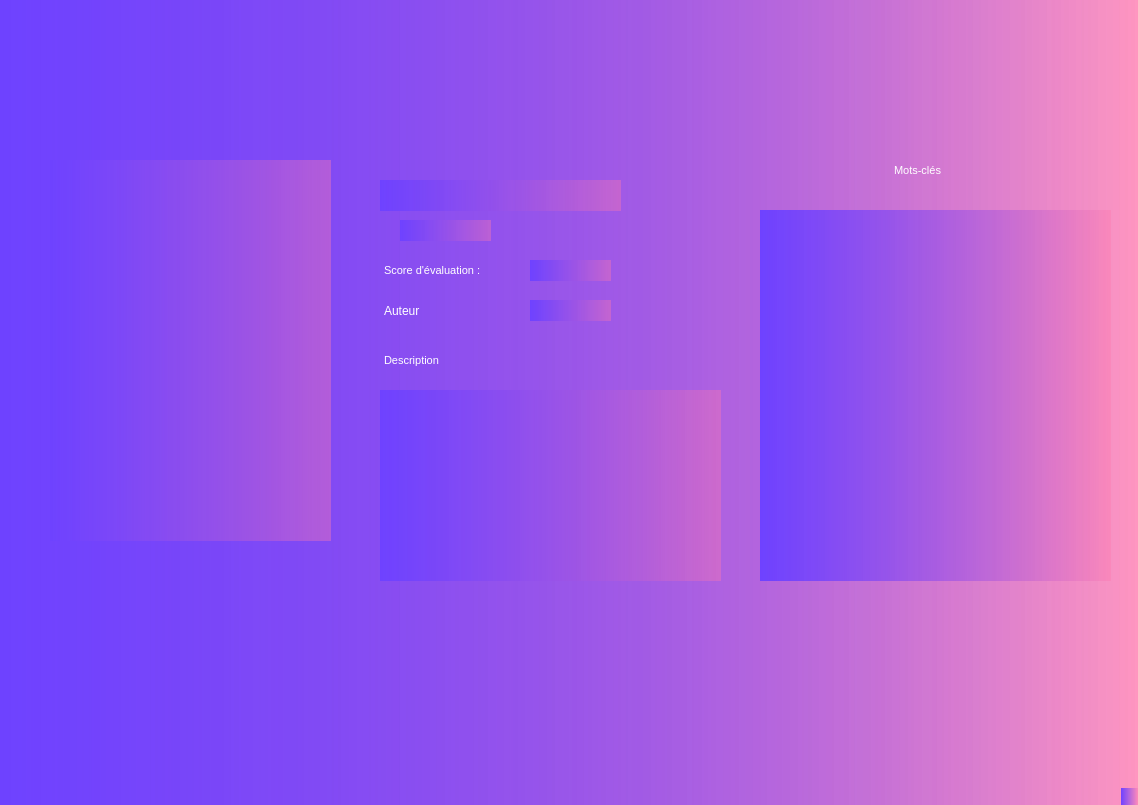
<?xml version="1.0" encoding="UTF-8"?>
<ui version="4.0">
 <class>MainWindow</class>
 <widget class="QMainWindow" name="MainWindow">
  <property name="geometry">
   <rect>
    <x>0</x>
    <y>0</y>
    <width>1138</width>
    <height>805</height>
   </rect>
  </property>
  <property name="cursor">
   <cursorShape>ArrowCursor</cursorShape>
  </property>
  <property name="windowTitle">
   <string>MainWindow</string>
  </property>
  <property name="styleSheet">
   <string notr="true">background-color : qlineargradient(spread:pad, x1:0, y1:0, x2:1, y2:0, stop:0 rgba(110, 66, 255,255), stop:1 rgba(255, 120, 174,100))</string>
  </property>
  <widget class="QWidget" name="centralwidget">
   <property name="autoFillBackground">
    <bool>false</bool>
   </property>
   <property name="styleSheet">
    <string notr="true">{
	background-color : qlineargradient(spread:pad, x1:0, y1:0, x2:1, y2:0, stop:0 rgba(110, 66, 255,255), stop:1 rgba(255, 120, 174,100))
}
</string>
   </property>
   <widget class="QLabel" name="couverture">
    <property name="geometry">
     <rect>
      <x>50</x>
      <y>160</y>
      <width>281</width>
      <height>381</height>
     </rect>
    </property>
    <property name="text">
     <string/>
    </property>
   </widget>
   <widget class="QLabel" name="titre">
    <property name="geometry">
     <rect>
      <x>380</x>
      <y>180</y>
      <width>241</width>
      <height>31</height>
     </rect>
    </property>
    <property name="text">
     <string/>
    </property>
   </widget>
   <widget class="QLabel" name="date">
    <property name="geometry">
     <rect>
      <x>400</x>
      <y>220</y>
      <width>91</width>
      <height>21</height>
     </rect>
    </property>
    <property name="text">
     <string/>
    </property>
   </widget>
   <widget class="QTextBrowser" name="textBrowser">
    <property name="enabled">
     <bool>true</bool>
    </property>
    <property name="geometry">
     <rect>
      <x>380</x>
      <y>350</y>
      <width>91</width>
      <height>31</height>
     </rect>
    </property>
    <property name="mouseTracking">
     <bool>true</bool>
    </property>
    <property name="acceptDrops">
     <bool>true</bool>
    </property>
    <property name="styleSheet">
     <string notr="true">background:transparent;
border:none;</string>
    </property>
    <property name="html">
     <string>&lt;!DOCTYPE HTML PUBLIC &quot;-//W3C//DTD HTML 4.0//EN&quot; &quot;http://www.w3.org/TR/REC-html40/strict.dtd&quot;&gt;
&lt;html&gt;&lt;head&gt;&lt;meta name=&quot;qrichtext&quot; content=&quot;1&quot; /&gt;&lt;meta charset=&quot;utf-8&quot; /&gt;&lt;style type=&quot;text/css&quot;&gt;
p, li { white-space: pre-wrap; }
hr { height: 1px; border-width: 0; }
li.unchecked::marker { content: &quot;\2610&quot;; }
li.checked::marker { content: &quot;\2612&quot;; }
&lt;/style&gt;&lt;/head&gt;&lt;body style=&quot; font-family:'Segoe UI'; font-size:9pt; font-weight:400; font-style:normal;&quot;&gt;
&lt;p style=&quot; margin-top:12px; margin-bottom:12px; margin-left:0px; margin-right:0px; -qt-block-indent:0; text-indent:0px;&quot;&gt;&lt;span style=&quot; font-family:'MS Shell Dlg 2'; font-size:7.875pt; color:#ffffff;&quot;&gt;Description&lt;/span&gt;&lt;/p&gt;&lt;/body&gt;&lt;/html&gt;</string>
    </property>
   </widget>
   <widget class="QLabel" name="score_evaluation">
    <property name="geometry">
     <rect>
      <x>530</x>
      <y>260</y>
      <width>81</width>
      <height>21</height>
     </rect>
    </property>
    <property name="text">
     <string/>
    </property>
   </widget>
   <widget class="QTextBrowser" name="textBrowser_2">
    <property name="geometry">
     <rect>
      <x>380</x>
      <y>260</y>
      <width>131</width>
      <height>31</height>
     </rect>
    </property>
    <property name="styleSheet">
     <string notr="true">background:transparent;
border:none;</string>
    </property>
    <property name="html">
     <string>&lt;!DOCTYPE HTML PUBLIC &quot;-//W3C//DTD HTML 4.0//EN&quot; &quot;http://www.w3.org/TR/REC-html40/strict.dtd&quot;&gt;
&lt;html&gt;&lt;head&gt;&lt;meta name=&quot;qrichtext&quot; content=&quot;1&quot; /&gt;&lt;meta charset=&quot;utf-8&quot; /&gt;&lt;style type=&quot;text/css&quot;&gt;
p, li { white-space: pre-wrap; }
hr { height: 1px; border-width: 0; }
li.unchecked::marker { content: &quot;\2610&quot;; }
li.checked::marker { content: &quot;\2612&quot;; }
&lt;/style&gt;&lt;/head&gt;&lt;body style=&quot; font-family:'Segoe UI'; font-size:9pt; font-weight:400; font-style:normal;&quot;&gt;
&lt;p style=&quot; margin-top:0px; margin-bottom:0px; margin-left:0px; margin-right:0px; -qt-block-indent:0; text-indent:0px;&quot;&gt;&lt;span style=&quot; font-family:'MS Shell Dlg 2'; font-size:7.875pt; color:#ffffff;&quot;&gt;Score d'évaluation :&lt;/span&gt;&lt;/p&gt;&lt;/body&gt;&lt;/html&gt;</string>
    </property>
   </widget>
   <widget class="QLabel" name="description">
    <property name="geometry">
     <rect>
      <x>380</x>
      <y>390</y>
      <width>341</width>
      <height>191</height>
     </rect>
    </property>
    <property name="text">
     <string/>
    </property>
    <property name="wordWrap">
     <bool>true</bool>
    </property>
   </widget>
   <widget class="QWidget" name="gridLayoutWidget">
    <property name="geometry">
     <rect>
      <x>760</x>
      <y>210</y>
      <width>351</width>
      <height>371</height>
     </rect>
    </property>
    <layout class="QGridLayout" name="gridLayout"/>
   </widget>
   <widget class="QTextBrowser" name="textBrowser_3">
    <property name="geometry">
     <rect>
      <x>890</x>
      <y>160</y>
      <width>81</width>
      <height>31</height>
     </rect>
    </property>
    <property name="styleSheet">
     <string notr="true">background:transparent;
border:none;</string>
    </property>
    <property name="html">
     <string>&lt;!DOCTYPE HTML PUBLIC &quot;-//W3C//DTD HTML 4.0//EN&quot; &quot;http://www.w3.org/TR/REC-html40/strict.dtd&quot;&gt;
&lt;html&gt;&lt;head&gt;&lt;meta name=&quot;qrichtext&quot; content=&quot;1&quot; /&gt;&lt;meta charset=&quot;utf-8&quot; /&gt;&lt;style type=&quot;text/css&quot;&gt;
p, li { white-space: pre-wrap; }
hr { height: 1px; border-width: 0; }
li.unchecked::marker { content: &quot;\2610&quot;; }
li.checked::marker { content: &quot;\2612&quot;; }
&lt;/style&gt;&lt;/head&gt;&lt;body style=&quot; font-family:'Segoe UI'; font-size:9pt; font-weight:400; font-style:normal;&quot;&gt;
&lt;p style=&quot; margin-top:0px; margin-bottom:0px; margin-left:0px; margin-right:0px; -qt-block-indent:0; text-indent:0px;&quot;&gt;&lt;span style=&quot; font-family:'MS Shell Dlg 2'; font-size:7.875pt; color:#ffffff;&quot;&gt;Mots-clés&lt;/span&gt;&lt;/p&gt;&lt;/body&gt;&lt;/html&gt;</string>
    </property>
   </widget>
   <widget class="QTextBrowser" name="textBrowser_4">
    <property name="geometry">
     <rect>
      <x>380</x>
      <y>300</y>
      <width>91</width>
      <height>31</height>
     </rect>
    </property>
    <property name="styleSheet">
     <string notr="true">background:transparent;
border:none;</string>
    </property>
    <property name="html">
     <string>&lt;!DOCTYPE HTML PUBLIC &quot;-//W3C//DTD HTML 4.0//EN&quot; &quot;http://www.w3.org/TR/REC-html40/strict.dtd&quot;&gt;
&lt;html&gt;&lt;head&gt;&lt;meta name=&quot;qrichtext&quot; content=&quot;1&quot; /&gt;&lt;meta charset=&quot;utf-8&quot; /&gt;&lt;style type=&quot;text/css&quot;&gt;
p, li { white-space: pre-wrap; }
hr { height: 1px; border-width: 0; }
li.unchecked::marker { content: &quot;\2610&quot;; }
li.checked::marker { content: &quot;\2612&quot;; }
&lt;/style&gt;&lt;/head&gt;&lt;body style=&quot; font-family:'Segoe UI'; font-size:9pt; font-weight:400; font-style:normal;&quot;&gt;
&lt;p style=&quot; margin-top:0px; margin-bottom:0px; margin-left:0px; margin-right:0px; -qt-block-indent:0; text-indent:0px;&quot;&gt;&lt;span style=&quot; color:#ffffff;&quot;&gt;Auteur&lt;/span&gt;&lt;/p&gt;&lt;/body&gt;&lt;/html&gt;</string>
    </property>
   </widget>
   <widget class="QLabel" name="auteur">
    <property name="geometry">
     <rect>
      <x>530</x>
      <y>300</y>
      <width>81</width>
      <height>21</height>
     </rect>
    </property>
    <property name="text">
     <string/>
    </property>
   </widget>
  </widget>
  <widget class="QMenuBar" name="menubar">
   <property name="geometry">
    <rect>
     <x>0</x>
     <y>0</y>
     <width>1138</width>
     <height>22</height>
    </rect>
   </property>
  </widget>
  <widget class="QStatusBar" name="statusbar"/>
 </widget>
 <resources/>
 <connections/>
</ui>
